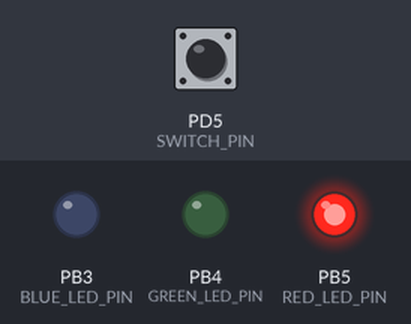
Bench run of a program on a simulated ATmega328P, built with avr-gcc and emulated at 16 MHz. Shown: output pins drawn as LEDs (lit = HIGH). Dashed ring = blinking. The test bench sets the inputs (shaded band); at power-on: PD5 (SWITCH_PIN) HIGH.

Above: at 1.2 s.
1.3 s: PD5 (SWITCH_PIN) pulled LOW for 1 s
At 2.4 s:
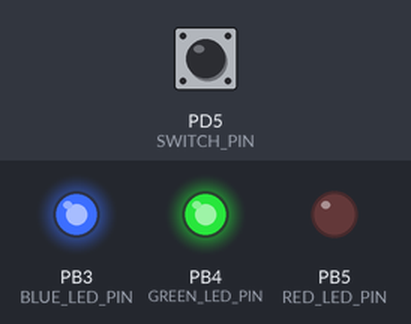
4.3 s: PD5 (SWITCH_PIN) pulled LOW for 3.2 s
At 5.9 s:
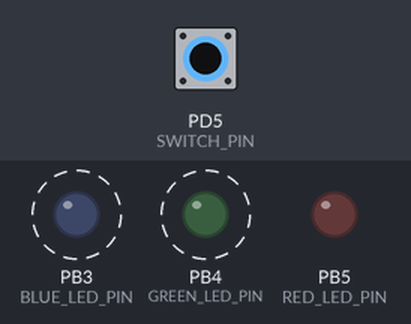
Timing chart, 0 to 15.0 s (numbered marks = the images above; inputs shaded):
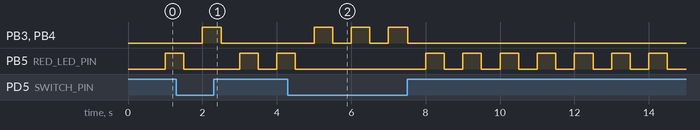

Measured:
- after the input at 1.3 s, PB3 (BLUE_LED_PIN), PB4 (GREEN_LED_PIN): LOW → HIGH after 0.70 s, → LOW 0.50 s later
- after the input at 4.3 s, PB3 (BLUE_LED_PIN), PB4 (GREEN_LED_PIN): alternates HIGH for 0.50 s and LOW for 0.50 s, 6 changes in all, then stays LOW, starting after 0.70 s
- by itself, PB5 (RED_LED_PIN): repeats every 1.0 s: HIGH 0.50 s, LOW 0.50 s

The program:

main.c
```c
/*
 * Build Notes
 * ----------
 * To build AVR firmware:
 *   ./build.sh
 * This:
 *   - compile main.c and logic.c using avr-gcc
 *   - generate main.elf and main.hex
 *
 * To run tests (host-side):
 *   ./build.sh test
 * This:
 *   - compile logic.c and test.c using gcc
 *   - run the test executable
 *
 * Assumptions / Tradeoffs
 * -----------------------
 * - A simple 20 ms delay after the interrupt is used for debouncing
 * - Timer1 is used for 500 ms blinking instead of a blocking delay
 */


// -----------------------------------------------------------------------------
// Candidate Assignment: AVR LED Mode Controller
// -----------------------------------------------------------------------------
// Objective
// Implement a small AVR C program that changes LED blinking behavior based on a
// switch input. Use the AVR GCC toolchain to build and Wokwi VSCode Extension
// to simulate the result.
//
// What is Wokwi?
// - Wokwi is a hardware simulator that lets you run embedded firmware without
//   a physical board.
// - Example: https://wokwi.com/projects/461302817329780737
// - In this assignment, you will compile your AVR program, then load the
//   generated .elf or .hex into Wokwi to verify LED behavior with the switch.
// - This means your submission can be validated consistently even without
//   real hardware.
//
// Target Platform
// - MCU: ATmega328P
// - Language: C
// - Toolchain: AVR GCC
// - Simulator: Wokwi VSCode Extension
//
// Functional Requirements
// 1. Switch input controls blinking mode.
// 2. If the switch is LEFT: blink RED LED every 500 ms.
// 3. If the switch is RIGHT: blink GREEN and BLUE LEDs every 500 ms.
// 4. Use an interrupt to detect switch changes and update the active mode.
//
// Note:
// 1. Reference build artifacts .elf and .hex are provided.
// 2. Complete main.c and simulate by editing wokwi.toml to point to your generated .elf or .hex file.
//
// Pin Mapping
// - Switch: pin 5
// - RED LED: pin 13
// - GREEN LED: pin 12
// - BLUE LED: pin 11
//
//
// Minimum Deliverables
// 1. Git repository with working implementation in this file.
//    - repo should include a README with build instructions and any notes.
//    - diagram.json should be included for Wokwi simulation.
//    - .elf or .hex file generated from your build process.
//    - source file used to build the .elf or .hex.
// 2. Behavior aligned with reference implementation according to requirements.
// 3. Build notes at the top of the file, including compiler flags and commands.
// 4. Testability support with test-build and release-build configurations.
// 5. Comments for any assumptions or tradeoffs.
//
// Build and Simulation (high level)
// 1. Build with AVR GCC and generate .elf or .hex.
// 2. Update wokwi.toml to point to your generated artifact.
// 3. Open the Wokwi diagram in VSCode and start the simulation.
// 4. Toggle the virtual switch and verify both required blinking modes.
//
// Evaluation Notes
// - The checklist above is a baseline.
// - You may add improvements or optimizations as long as core behavior remains
//   correct and requirements are met.
// - comment any assumptions and tradeoffs in your implementation
// - testability and maintainability will be considered in evaluation
//
// Helpful Resources
// - AVR GCC toolchain:
//   https://www.microchip.com/en-us/tools-resources/develop/microchip-studio/gcc-compilers
// - Wokwi VSCode getting started:
//   https://docs.wokwi.com/vscode/getting-started
// - ATmega328P quick reference:
//   https://github.com/amirbawab/AVR-cheat-sheet


#include <stdint.h>
#include <avr/interrupt.h>
#include "../include/app.h"
#include "../include/hw.h"

volatile uint8_t switch_changed = 1;
volatile uint8_t blink_tick = 0;

ISR(PCINT2_vect)
{
    switch_changed = 1;
}

ISR(TIMER1_COMPA_vect)
{
    blink_tick = 1;
}

int main(void)
{
    hw_init();
    hw_timer1_init();
    sei();

    app_init();

    while (1)
    {
        if (switch_changed) {
            app_on_switch_change();
            switch_changed = 0;
        }

        if (blink_tick) {
            blink_tick = 0;
            app_on_blink_tick();
        }
    }

    return 0;
}
```

app.h
```c
#ifndef APP_H
#define APP_H

#include <stdint.h>

void app_init(void);
void app_on_switch_change(void);
void app_on_blink_tick(void);

#endif
```

hw.h
```c
#ifndef HW_H
#define HW_H

#include <stdbool.h>
#include "logic.h"

bool hw_read_switch(void);
void hw_write_leds(State s);
void hw_delay_ms(unsigned int ms);
void hw_init(void);
void hw_timer1_init(void);

#endif
```

logic.h
```c
#ifndef LOGIC_H
#define LOGIC_H

#include <stdbool.h>
#include <stdint.h>

typedef enum {
    Red,
    Green_Blue
} Mode;

typedef struct
{
    bool red;
    bool green;
    bool blue;
} State;

Mode mode(bool Switch);
State Led_state(Mode m);

#endif
```

app.c
```c
#include "../include/app.h"
#include "../include/hw.h"
#include "../include/logic.h"
#include <stdbool.h>

static Mode active_mode;
static State led_state;
static uint8_t led_on;

void app_init(void)
{
    bool sw = hw_read_switch();
    active_mode = mode(sw);
    led_state = Led_state(active_mode);
    led_on = 0;
}

void app_on_switch_change(void)
{
    hw_delay_ms(20);
    bool sw = hw_read_switch();
    active_mode = mode(sw);
    led_state = Led_state(active_mode);
}

void app_on_blink_tick(void)
{
    if (led_on) {
        hw_write_leds(led_state);
    } else {
        hw_write_leds((State){false, false, false});
    }

    led_on ^= 1;
}
```

hw_avr.c
```c
#ifndef F_CPU
#define F_CPU 16000000UL
#endif

#include <avr/io.h>
#include <avr/interrupt.h>
#include <util/delay.h>
#include <stdbool.h>
#include "../include/hw.h"

#define SWITCH_PIN     PD5
#define RED_LED_PIN    PB5
#define GREEN_LED_PIN  PB4
#define BLUE_LED_PIN   PB3

void hw_init(void)
{
    // LED pins as output
    DDRB |= (1 << RED_LED_PIN) | (1 << GREEN_LED_PIN) | (1 << BLUE_LED_PIN);
    PORTB &= ~((1 << RED_LED_PIN) | (1 << GREEN_LED_PIN) | (1 << BLUE_LED_PIN));

    // switch as input
    DDRD &= ~(1 << SWITCH_PIN);

    // enable pin change interrupt on PD5
    PCICR |= (1 << PCIE2);
    PCMSK2 |= (1 << PCINT21);
}

void hw_timer1_init(void)
{
    TCCR1A = 0;
    TCCR1B = 0;

    TCCR1B |= (1 << WGM12);

    TCCR1B |= (1 << CS12) | (1 << CS10);

    OCR1A = 7812;

    TIMSK1 |= (1 << OCIE1A);
}

bool hw_read_switch(void)
{
    return (PIND & (1 << SWITCH_PIN)) != 0;
}

void hw_write_leds(State s)
{
    if (s.red)   PORTB |=  (1 << RED_LED_PIN);
    else         PORTB &= ~(1 << RED_LED_PIN);

    if (s.green) PORTB |=  (1 << GREEN_LED_PIN);
    else         PORTB &= ~(1 << GREEN_LED_PIN);

    if (s.blue)  PORTB |=  (1 << BLUE_LED_PIN);
    else         PORTB &= ~(1 << BLUE_LED_PIN);
}

void hw_delay_ms(unsigned int ms)
{
    while (ms--) {
        _delay_ms(1);
    }
}
```

logic.c
```c
#include "../include/logic.h"

Mode mode(bool Switch)
{
    return Switch ? Red : Green_Blue;
}

State Led_state(Mode m)
{
    State s = {false, false, false};

    if (m == Red) {
        s.red = true;
    } else {
        s.blue = true;
        s.green = true;
    }

    return s;
}
```
